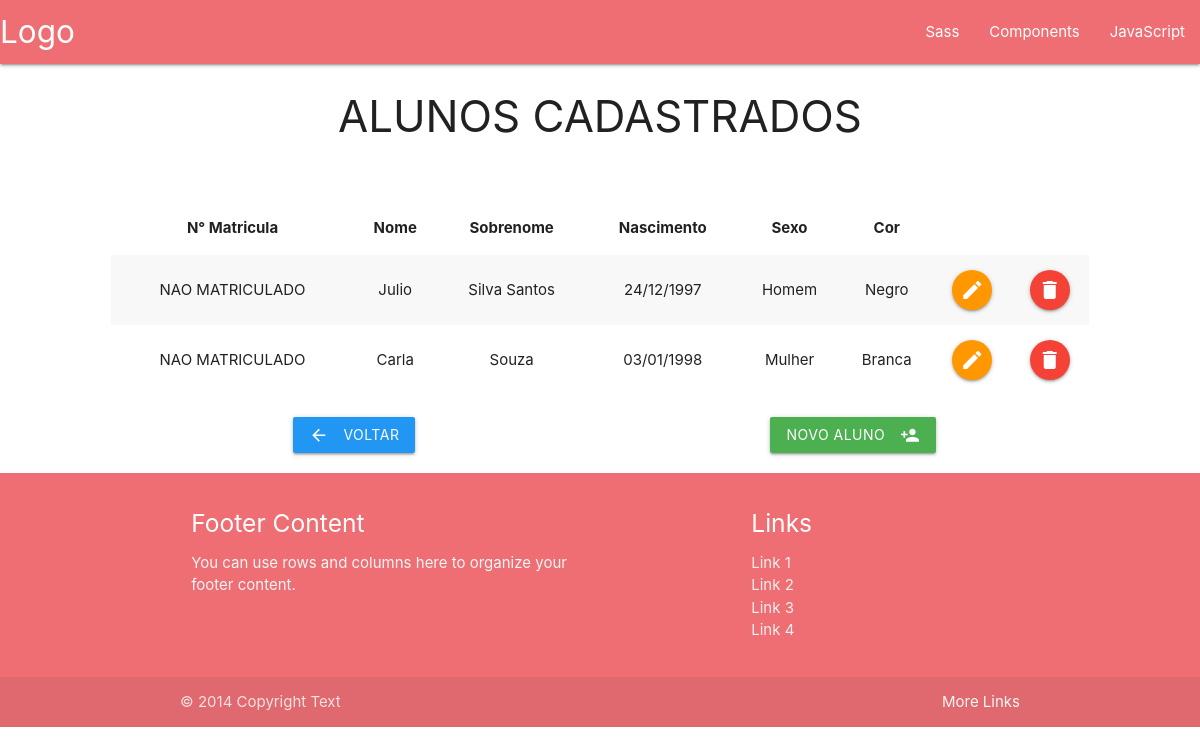
Page /portal/admin/Aluno/listar-alunos.php on the committed database.
### tables this page shows
CREATE TABLE IF NOT EXISTS `alunos` (
  `id_aluno` int(11) NOT NULL AUTO_INCREMENT,
  `matricula_aluno` varchar(255) DEFAULT NULL,
  `nome_aluno` varchar(30) NOT NULL,
  `sobrenome_aluno` varchar(24) NOT NULL,
  `nascimento_aluno` varchar(10) NOT NULL,
  `sexo_aluno` varchar(15) NOT NULL,
  `cpf_aluno` varchar(30) NOT NULL,
  `fone_fixo_aluno` varchar(24) NOT NULL,
  `fone_pessoal_aluno` varchar(24) NOT NULL,
  `email_aluno` varchar(35) NOT NULL,
  `cor_aluno` varchar(16) NOT NULL,
  `numero_endereco_aluno` varchar(12) NOT NULL,
  `rua_endereco_aluno` varchar(32) NOT NULL,
  `bairro_endereco_aluno` varchar(15) NOT NULL,
  `cidade_endereco_aluno` varchar(15) NOT NULL,
  `estado_endereco_aluno` varchar(15) NOT NULL,
  `pais_endereco_aluno` varchar(15) NOT NULL,
  `cep_endereco_aluno` varchar(15) NOT NULL,
  `fotoPerfil_aluno` blob,
  `fk_id_escola` int(11) DEFAULT NULL,
  PRIMARY KEY (`id_aluno`),
  KEY `id_escola` (`fk_id_escola`)
);

### model/Aluno/AlunoDao.class.php (called while the page is built, shortened)
<?php
class AlunoDao implements InterfaceAluno {
    public function listarAlunos() {
        $db_conexao = new Database();
        $conn = $db_conexao->dbConexao();
        $stmt = $conn->prepare("SELECT * FROM `alunos`");
        try {
            $stmt->execute();
            $result = $stmt->fetchAll(PDO::FETCH_ASSOC);
            return $result;
        } catch (Exception $e) {
            return $result = "Erro: " . $e;
        }
    }
}

### controller/AlunoController.class.php (called while the page is built, shortened)
<?php
include_once __DIR__ . '/../model/Aluno/AlunoDao.class.php';
class AlunoController implements InterfaceAluno {
    public function listarAlunos() {
        $listar = new AlunoDao();
        return $listar->listarAlunos();
    }
}

### portal/admin/Aluno/listar-alunos.php (the view, shortened to what this page needs)
<?php
include_once __DIR__ . '/../../assets/header.php';
include_once __DIR__ . '/../../view/Aluno/listaAlunos.view.php';
include_once __DIR__ . '/../../controller/AlunoController.class.php';
?>
<div class="row">
    <div id="listar-aluno" class="col l12 m12">
        <?php
        $listar = new AlunoController();
        $listaAlunos = $listar->listarAlunos();
        foreach ($listaAlunos as $dado):
            ?>
            <td><?php echo $dado['matricula_aluno']; ?></td>
            <td><?php echo $dado['nome_aluno']; ?></td>
            <td><?php echo $dado['sobrenome_aluno']; ?></td>
            <td><?php
                $nascimento = $dado['nascimento_aluno'];
                echo date("d/m/Y", strtotime($nascimento));
                ?></td>
            <td><?php echo $dado['sexo_aluno']; ?></td>
            <td><?php echo $dado['cor_aluno']; ?></td>
            <td>
                <a href="editar-aluno.php?id=<?php echo $dado['id_aluno']; ?>" type="hidden" name="id" class="btn-floating btn-medium waves-effect waves-light orange"><i class="material-icons">edit</i></a>
            </td>
            <td>
                <a href="#modelExcluirAluno<?php echo $dado['id_aluno']; ?>" class="btn-floating btn-medium waves-effect waves-light btn modal-trigger red"><i class="material-icons">delete</i></a>
            </td>
            </tr>
            <?php
        endforeach;
        ?>
        </tbody>
        </table>
        <div id="buttons" class="col l12"></br>
            <div class="col l6 offset-l2">
                <a class="btn waves-effect waves-light blue" href="../../index.php">Voltar
                    <i class="material-icons left">arrow_back</i>
                </a>
            </div>
            <div class="col l3 ">
                <a class="btn waves-effect waves-light green" href="cadastro-aluno.php">Novo aluno
                    <i class="material-icons right">person_add</i>
                </a>
            </div>
        </div>
    </div>
</div>
<?php
include_once __DIR__ . '/../../assets/footer.php';
?>

### assets/header.php (shortened to what this page needs)
<!DOCTYPE html>
<html>
    <head>
        <link rel="stylesheet" href="https://cdnjs.cloudflare.com/ajax/libs/materialize/1.0.0/css/materialize.min.css">
    </head>
    <body>
        <nav>
            <div class="nav-wrapper">
                <a href="../../index.php" class="brand-logo">Logo</a>
                <ul id="nav-mobile" class="right hide-on-med-and-down">
                    <li><a href="sass.html">Sass</a></li>
                    <li><a href="badges.html">Components</a></li>
                    <li><a href="collapsible.html">JavaScript</a></li>
                </ul>
            </div>
        </nav>

### view/Aluno/listaAlunos.view.php
<div class="center"><h3>ALUNOS CADASTRADOS</h3></div>
<br>
<div class="row">
    <div class="col l10 m12 offset-l1">
        <table class="col centered striped">
            <thead>
                <tr>
                    <th>N° Matricula</th>
                    <th>Nome</th>
                    <th>Sobrenome</th>
                    <th>Nascimento</th>
                    <th>Sexo</th>
                    <th>Cor</th>
                    <th></th>
                    <th></th>
                </tr>
            </thead>
            <tbody>
                <tr>

### assets/footer.php (shortened to what this page needs)
<footer class="page-footer">
    <div class="container">
        <div class="row">
            <div class="col l6 s12">
                <h5 class="white-text">Footer Content</h5>
                <p class="grey-text text-lighten-4">You can use rows and columns here to organize your footer content.</p>
            </div>
            <div class="col l4 offset-l2 s12">
                <h5 class="white-text">Links</h5>
                <ul>
                    <li><a class="grey-text text-lighten-3" href="#!">Link 1</a></li>
                    <li><a class="grey-text text-lighten-3" href="#!">Link 2</a></li>
                    <li><a class="grey-text text-lighten-3" href="#!">Link 3</a></li>
                    <li><a class="grey-text text-lighten-3" href="#!">Link 4</a></li>
                </ul>
            </div>
        </div>
    </div>
    <div class="footer-copyright">
        <div class="container">
            © 2014 Copyright Text
            <a class="grey-text text-lighten-4 right" href="#!">More Links</a>
        </div>
    </div>
</footer>
</body>
</html>

### rows in the picture
alunos: matricula_aluno "NAO MATRICULADO", nome_aluno "Julio", sobrenome_aluno "Silva Santos", nascimento_aluno "24/12/1997", sexo_aluno "Homem", cor_aluno "Negro"
alunos: matricula_aluno "NAO MATRICULADO", nome_aluno "Carla", sobrenome_aluno "Souza", nascimento_aluno "03/01/1998", sexo_aluno "Mulher", cor_aluno "Branca"
